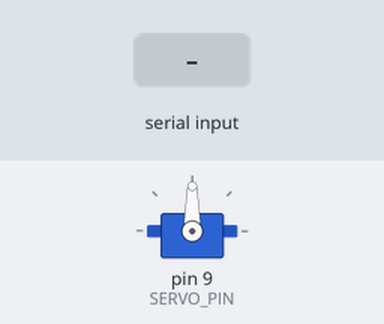
A sketch run on a simulated Arduino Uno, built with avr-gcc and run on an emulated ATmega328P. Shown: servo. The inputs (shaded band) are chosen by the test bench.

Above: at 1.2 s.
1.3 s: "LEFT\n" received over Serial
At 1.9 s:
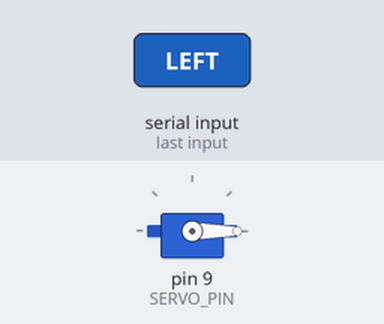
2.8 s: "RIGHT\n" received over Serial
At 4.0 s:
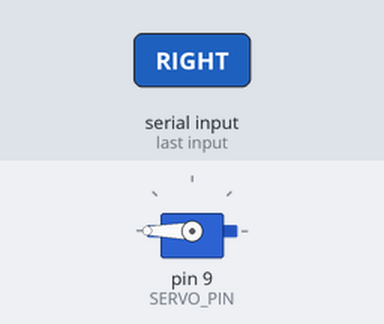
4.3 s: "CENTER\n" received over Serial
At 5.4 s:
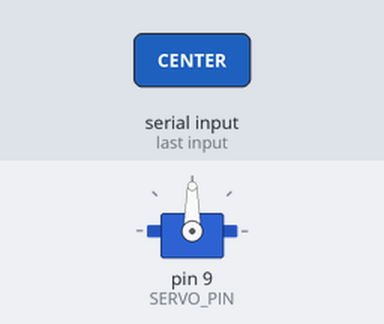
Timing chart, 0 to 7.3 s (numbered marks = the images above; inputs shaded):
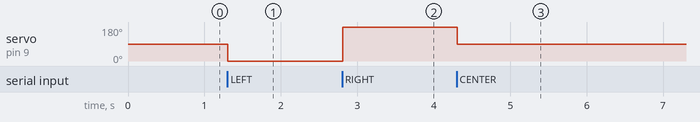

Measured:
- after the input at 1.3 s, servo on pin 9 (SERVO_PIN): 90° → 0° at once
- after the input at 2.8 s, servo on pin 9 (SERVO_PIN): 0° → 180° at once
- after the input at 4.3 s, servo on pin 9 (SERVO_PIN): 180° → 90° at once

The sketch:

servo_sweep.ino
```cpp
#include <Servo.h>

Servo myServo;
const int SERVO_PIN = 9;

void setup() {
  Serial.begin(9600);
  myServo.attach(SERVO_PIN);
  myServo.write(90);  // 정면(CENTER)
}

void loop() {
  if (Serial.available()) {
    String cmd = Serial.readStringUntil('\n');
    cmd.trim();
    if (cmd == "LEFT") {
      myServo.write(0);    // 왼쪽 90°
    } else if (cmd == "RIGHT") {
      myServo.write(180);  // 오른쪽 180°
    } else if (cmd == "CENTER") {
      myServo.write(90);   // 정면 복귀
    }
  }
}
```
